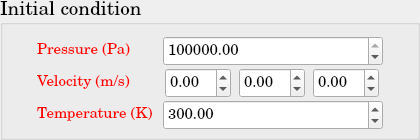
       <widget class="QGroupBox" name="SP_InitialCondition">
        <property name="minimumSize">
         <size>
          <width>420</width>
          <height>140</height>
         </size>
        </property>
        <property name="maximumSize">
         <size>
          <width>420</width>
          <height>140</height>
         </size>
        </property>
        <property name="font">
         <font>
          <family>Century Schoolbook L</family>
          <pointsize>14</pointsize>
          <weight>50</weight>
          <bold>false</bold>
         </font>
        </property>
        <property name="title">
         <string>Initial condition</string>
        </property>
        <layout class="QGridLayout" name="gridLayout_78">
         <item row="0" column="0">
          <layout class="QGridLayout" name="gridLayout_39">
           <item row="0" column="0">
            <widget class="QLabel" name="SP_Pressure_IC">
             <property name="minimumSize">
              <size>
               <width>120</width>
               <height>30</height>
              </size>
             </property>
             <property name="maximumSize">
              <size>
               <width>120</width>
               <height>30</height>
              </size>
             </property>
             <property name="font">
              <font>
               <pointsize>11</pointsize>
              </font>
             </property>
             <property name="text">
              <string>&lt;html&gt;&lt;head/&gt;&lt;body&gt;&lt;p&gt;&lt;span style=&quot; color:#ff0000;&quot;&gt;Pressure (Pa)&lt;/span&gt;&lt;/p&gt;&lt;/body&gt;&lt;/html&gt;</string>
             </property>
            </widget>
           </item>
           <item row="0" column="1">
            <widget class="QDoubleSpinBox" name="SP_Pressure_IC_doubleSpinBox">
             <property name="minimumSize">
              <size>
               <width>220</width>
               <height>30</height>
              </size>
             </property>
             <property name="maximumSize">
              <size>
               <width>220</width>
               <height>30</height>
              </size>
             </property>
             <property name="font">
              <font>
               <pointsize>11</pointsize>
              </font>
             </property>
             <property name="minimum">
              <double>1.000000000000000</double>
             </property>
             <property name="maximum">
              <double>1000000000.000000000000000</double>
             </property>
             <property name="value">
              <double>100000.000000000000000</double>
             </property>
            </widget>
           </item>
           <item row="1" column="0">
            <widget class="QLabel" name="SP_Velocity_IC">
             <property name="minimumSize">
              <size>
               <width>120</width>
               <height>30</height>
              </size>
             </property>
             <property name="maximumSize">
              <size>
               <width>120</width>
               <height>30</height>
              </size>
             </property>
             <property name="font">
              <font>
               <pointsize>11</pointsize>
              </font>
             </property>
             <property name="text">
              <string>&lt;html&gt;&lt;head/&gt;&lt;body&gt;&lt;p&gt;&lt;span style=&quot; color:#ff0000;&quot;&gt;Velocity (m/s) &lt;/span&gt;&lt;/p&gt;&lt;/body&gt;&lt;/html&gt;</string>
             </property>
            </widget>
           </item>
           <item row="1" column="1">
            <layout class="QHBoxLayout" name="horizontalLayout_17">
             <item>
              <widget class="QDoubleSpinBox" name="SP_Velocity_1d_IC_doubleSpinBox">
               <property name="minimumSize">
                <size>
                 <width>66</width>
                 <height>30</height>
                </size>
               </property>
               <property name="maximumSize">
                <size>
                 <width>66</width>
                 <height>30</height>
                </size>
               </property>
               <property name="font">
                <font>
                 <pointsize>11</pointsize>
                </font>
               </property>
               <property name="minimum">
                <double>-1000000000.000000000000000</double>
               </property>
               <property name="maximum">
                <double>1000000000.000000000000000</double>
               </property>
              </widget>
             </item>
             <item>
              <widget class="QDoubleSpinBox" name="SP_Velocity_2d_IC_doubleSpinBox">
               <property name="minimumSize">
                <size>
                 <width>66</width>
                 <height>30</height>
                </size>
               </property>
               <property name="maximumSize">
                <size>
                 <width>66</width>
                 <height>30</height>
                </size>
               </property>
               <property name="font">
                <font>
                 <pointsize>11</pointsize>
                </font>
               </property>
               <property name="minimum">
                <double>-1000000000.000000000000000</double>
               </property>
               <property name="maximum">
                <double>1000000000.000000000000000</double>
               </property>
              </widget>
             </item>
             <item>
              <widget class="QDoubleSpinBox" name="SP_Velocity_3d_IC_doubleSpinBox">
               <property name="minimumSize">
                <size>
                 <width>66</width>
                 <height>30</height>
                </size>
               </property>
               <property name="maximumSize">
                <size>
                 <width>66</width>
                 <height>30</height>
                </size>
               </property>
               <property name="font">
                <font>
                 <pointsize>11</pointsize>
                </font>
               </property>
               <property name="minimum">
                <double>-1000000000.000000000000000</double>
               </property>
               <property name="maximum">
                <double>1000000000.000000000000000</double>
               </property>
              </widget>
             </item>
            </layout>
           </item>
           <item row="2" column="0">
            <widget class="QLabel" name="SP_Temperature_IC">
             <property name="minimumSize">
              <size>
               <width>120</width>
               <height>30</height>
              </size>
             </property>
             <property name="maximumSize">
              <size>
               <width>120</width>
               <height>30</height>
              </size>
             </property>
             <property name="font">
              <font>
               <pointsize>11</pointsize>
              </font>
             </property>
             <property name="text">
              <string>&lt;html&gt;&lt;head/&gt;&lt;body&gt;&lt;p&gt;&lt;span style=&quot; color:#ff0000;&quot;&gt;Temperature (K)&lt;/span&gt;&lt;/p&gt;&lt;/body&gt;&lt;/html&gt;</string>
             </property>
            </widget>
           </item>
           <item row="2" column="1">
            <widget class="QDoubleSpinBox" name="SP_Temperature_IC_doubleSpinBox">
             <property name="minimumSize">
              <size>
               <width>220</width>
               <height>30</height>
              </size>
             </property>
             <property name="maximumSize">
              <size>
               <width>200</width>
               <height>30</height>
              </size>
             </property>
             <property name="font">
              <font>
               <pointsize>11</pointsize>
              </font>
             </property>
             <property name="minimum">
              <double>100.000000000000000</double>
             </property>
             <property name="maximum">
              <double>1000000000.000000000000000</double>
             </property>
             <property name="value">
              <double>300.000000000000000</double>
             </property>
            </widget>
           </item>
          </layout>
         </item>
        </layout>
       </widget>
